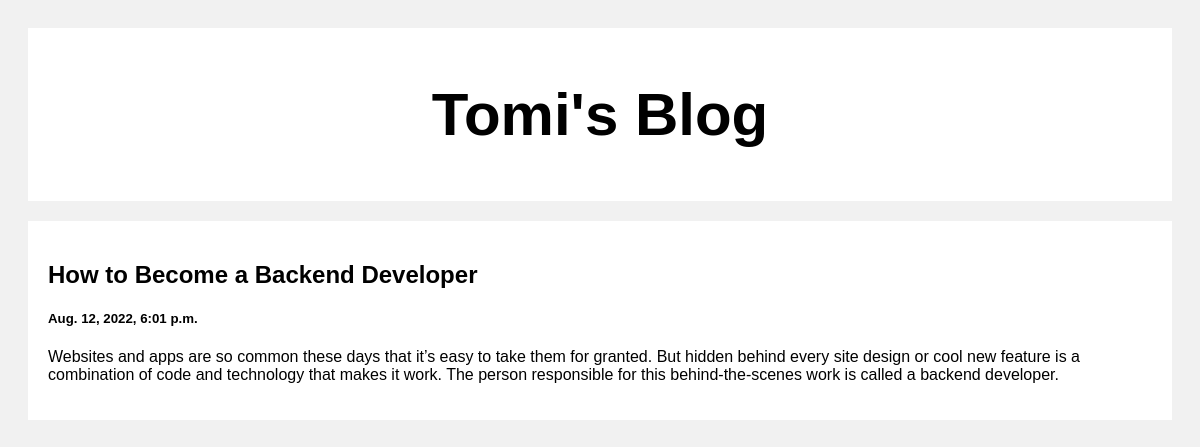
/post/1, run on the app's committed database.
### posts/models.py (models this page shows)
class post(models.Model):
    title = models.CharField(max_length=100)
    body = models.CharField(max_length=1000000)
    created_at = models.DateTimeField(default=datetime.now)

### posts/views.py (the view)
# urls.py: path('post/<str:pk>', views.postt, name = 'post')
def postt(request,pk):
    posts = post.objects.get(id=pk)
    return render(request, 'post.html', {'posts':posts})

### templates/post.html (shortened to what this page needs)
<!DOCTYPE html>
<html>
<head>
</head>
<body>
<div class="header">
  <h2>Tomi's Blog</h2>
</div>
<div class="row">
  <div class="leftcolumn">
    <div class="card">
        <h2>{{posts.title}}</h2>
        <h5>{{posts.created_at}}</h5>
        <p>{{posts.body}}</p>
    </div>
  </div>
</div>
</body>
</html>

### templates/post.html (style rules this page uses)
* { box-sizing: border-box; }
body { font-family: Arial; padding: 20px; background: #f1f1f1; }
.header { padding: 2px; font-size: 40px; text-align: center; background: white; }
.leftcolumn { float: left; width: 100%; }
.card { background-color: white; padding: 20px; margin-top: 20px; }
.row:after { content: ""; display: table; clear: both; }

### data on the page
post: title "How to Become a Backend Developer", created_at "Aug. 12, 2022, 6:01 p.m.", body "Websites and apps are so common these days that it’s easy to take them for granted. But hidden behind every site design or cool new feature is a combination of code and technology that makes it work. The person responsible for this behind-the-scenes work is called a backend developer."
